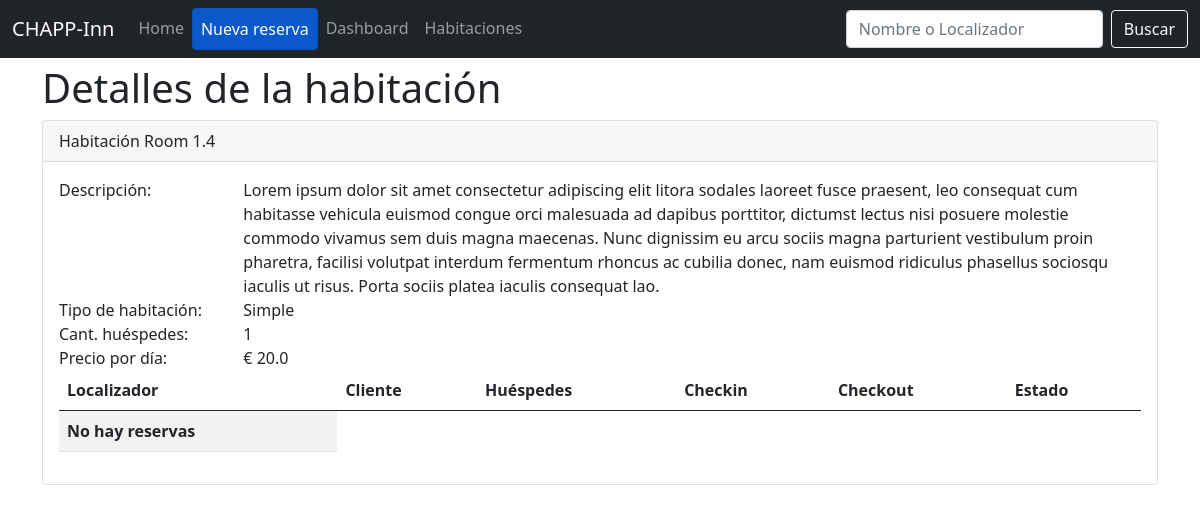
The app's page /room/4/, older data.
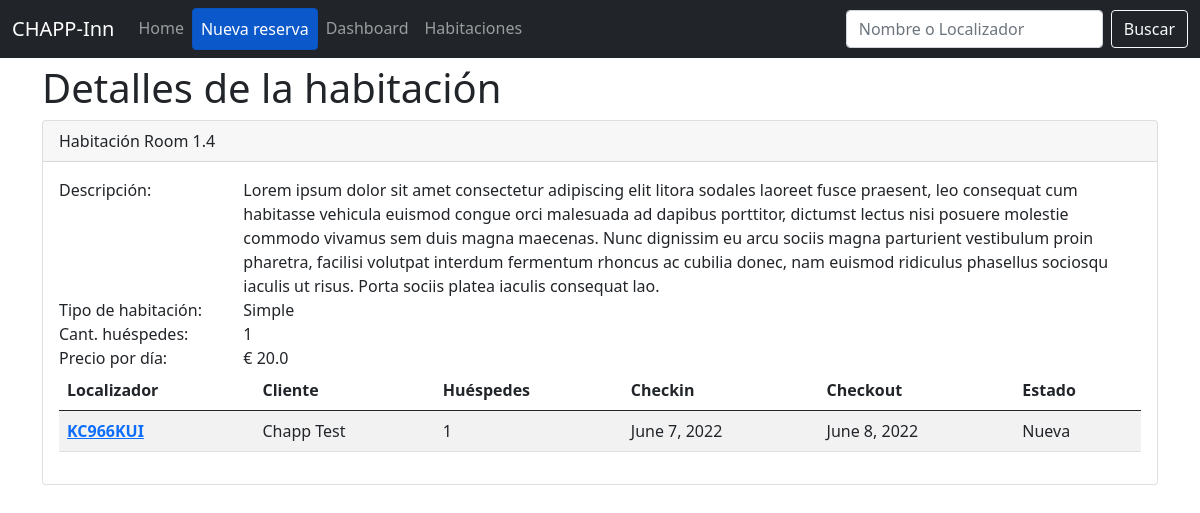
The same page, newer data.
### pms/models.py (models this page shows)
class Booking(models.Model):
    NEW = 'NEW'
    DELETED = 'DEL'
    STATE_CHOICES = [
        (NEW, 'Nueva'),
        (DELETED, 'Cancelada'),
    ]
    state = models.CharField(
        max_length=3,
        choices=STATE_CHOICES,
        default=NEW,
    )
    checkin = models.DateField()
    checkout = models.DateField()
    room = models.ForeignKey(Room, on_delete=models.SET_NULL, null=True)
    guests = models.IntegerField()
    customer = models.ForeignKey(Customer, on_delete=models.SET_NULL, null=True)
    total = models.FloatField()
    code = models.CharField(max_length=8)
    created = models.DateTimeField(auto_now_add=True)
    def __str__(self):
        return self.code

class Customer(models.Model):
    name = models.CharField(max_length=200)
    email = models.EmailField()
    phone = models.CharField(max_length=50)  # TODO:ADD REGEX FOR PHONE VALIDATION
    def __str__(self):
        return self.name

### pms/views.py (the view)
# urls.py: path("room/<str:pk>/", views.RoomDetailsView.as_view(), name="room_details"),
class RoomDetailsView(View):
    def get(self, request, pk):
        room = Room.objects.get(id=pk)
        bookings = room.booking_set.all()
        context = {
            'room': room,
            'bookings': bookings}
        print(context)
        return render(request, "room_detail.html", context)

### pms/models.py (called while the page is built)
    def __str__(self):
        return self.name

    def __str__(self):
        return self.name

### pms/templates/room_detail.html
{% extends "main.html"%}
{% block content %}
<h1>Detalles de la habitación</h1>
<div class="card">
    <div class="card-header">
        Habitación {{room.name}}
    </div>
    <div class="card-body">
        <div class="row">
            <div class="col-md-2">
                <span>Descripción: </span>
            </div>
            <div class="col">
                <span>{{room.description}}</span>
            </div>
        </div>
        <div class="row">
            <div class="col-md-2">
                <span>Tipo de habitación:</span>
            </div>
            <div class="col">
                <span>{{room.room_type}}</span>
            </div>
        </div>
        <div class="row">
            <div class="col-md-2">
                <span>Cant. huéspedes:</span>
            </div>
            <div class="col">
                <span>{{room.room_type.max_guests}}</span>
            </div>
        </div>
        <div class="row">
            <div class="col-md-2">
                <span>Precio por día:</span>
            </div>
            <div class="col">
                <span>€ {{room.room_type.price}}</span>
            </div>
        </div>
        <div class="row">
            <div class="col">
                <table class="table table-striped">
                    <thead>
                        <tr>
                            <th scope="col">Localizador</th>
                            <th scope="col">Cliente</th>
                            <th scope="col">Huéspedes</th>
                            <th scope="col">Checkin</th>
                            <th scope="col">Checkout</th>
                            <th scope="col">Estado</th>
                        </tr>
                    </thead>
                    <tbody>
                        {% if bookings|length == 0%}
                        <tr>
                            <th>
                                No hay reservas
                            </th>
                        </tr>
                        {% endif %}
                        {% for booking in bookings%}
                        <tr>
                            <th scope="row"><a href="{% url 'booking_search'%}?filter={{booking.code}}">{{booking.code}}</a></th>
                            <td>{{booking.customer}}</td>
                            <td>{{booking.guests}}</td>
                            <td>{{booking.checkin}}</td>
                            <td>{{booking.checkout}}</td>
                            <td>{{booking.get_state_display}}</td>
                        {% endfor%}
                    </tbody>
                </table>
            </div>
        </div>
    </div>
</div>
{% endblock content%}

Row changes from the older to the newer data that the page shows:
added Booking: code "KC966KUI", customer "Chapp Test", guests "1", checkin "June 7, 2022", checkout "June 8, 2022", state "Nueva"
Text that changed along with them:
text no longer shown: "No hay reservas"
